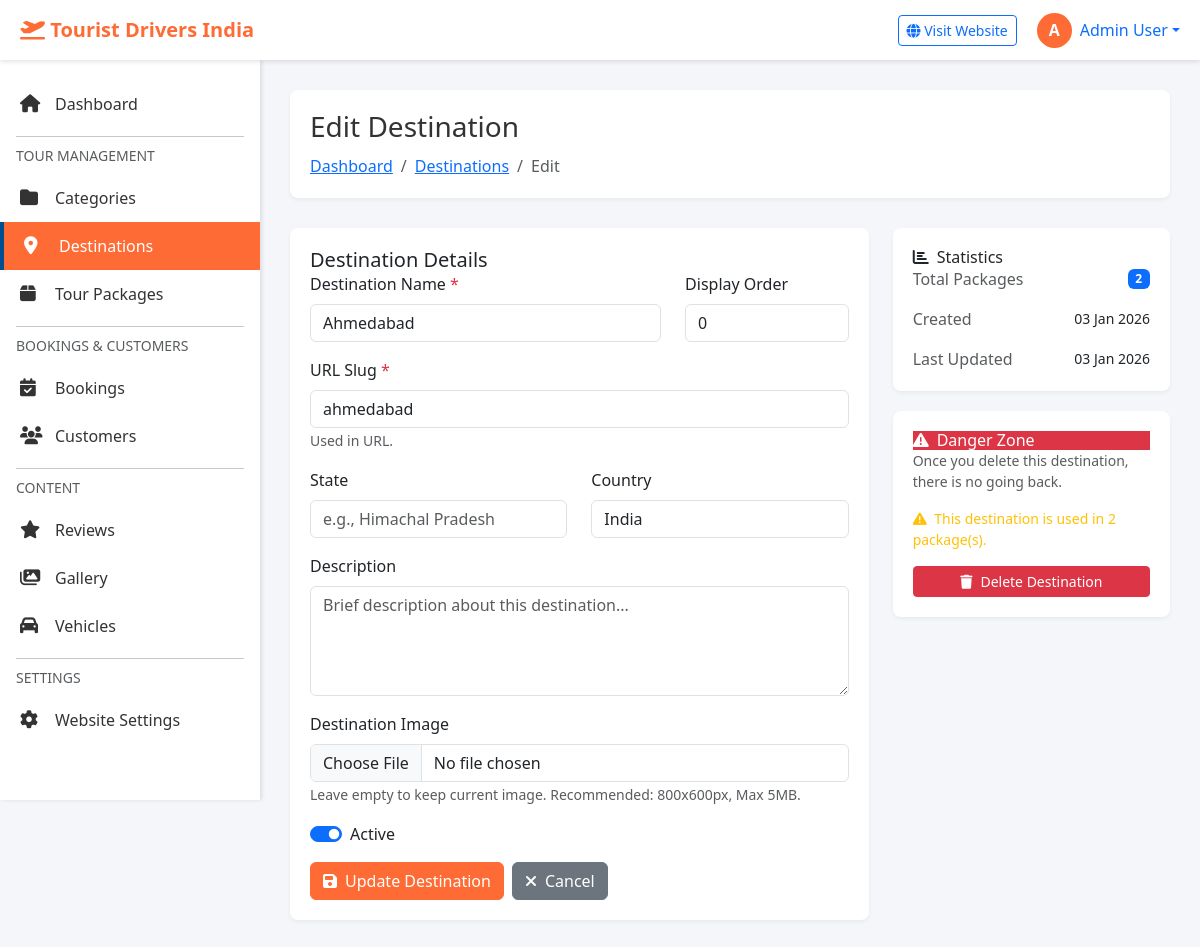
/admin/destinations/edit.php?id=29 (signed in), run on the app's committed database.
### tables this page shows
CREATE TABLE `destinations` (
  `id` int(11) NOT NULL,
  `name` varchar(100) NOT NULL,
  `slug` varchar(100) NOT NULL,
  `state` varchar(100) DEFAULT NULL,
  `country` varchar(100) DEFAULT 'India',
  `description` text DEFAULT NULL,
  `image` varchar(255) DEFAULT NULL,
  `latitude` decimal(10,8) DEFAULT NULL,
  `longitude` decimal(11,8) DEFAULT NULL,
  `is_active` tinyint(1) DEFAULT 1,
  `display_order` int(11) DEFAULT 0,
  `created_at` timestamp NOT NULL DEFAULT current_timestamp(),
  `updated_at` timestamp NOT NULL DEFAULT current_timestamp() ON UPDATE current_timestamp()
);

### admin/includes/functions.php (called while the page is built, shortened)
<?php
function format_date($date) {
    return date('d M Y', strtotime($date));
}
?>

### admin/destinations/edit.php (the view, shortened to what this page needs)
<?php
require_once '../includes/config.php';
require_once '../includes/functions.php';
$id = intval($_GET['id']);
$query = "SELECT * FROM destinations WHERE id = $id";
$result = mysqli_query($conn, $query);
$destination = mysqli_fetch_assoc($result);
$package_count_query = "SELECT COUNT(*) as count FROM package_destinations WHERE destination_id = $id";
$package_count_result = mysqli_query($conn, $package_count_query);
$package_count = mysqli_fetch_assoc($package_count_result)['count'];
include '../includes/header.php';
include '../includes/sidebar.php';
?>
<div class="main-content">
    <div class="page-header">
        <div>
            <h1 class="page-title">Edit Destination</h1>
            <nav aria-label="breadcrumb">
                <ol class="breadcrumb">
                    <li class="breadcrumb-item"><a href="../dashboard.php">Dashboard</a></li>
                    <li class="breadcrumb-item"><a href="index.php">Destinations</a></li>
                    <li class="breadcrumb-item active">Edit</li>
                </ol>
            </nav>
        </div>
    </div>
    <div class="row">
        <div class="col-lg-8">
            <div class="admin-card">
                <div class="card-header">
                    <h5 class="mb-0">Destination Details</h5>
                </div>
                <div class="card-body">
                    <form method="POST" enctype="multipart/form-data">
                        <div class="row">
                            <div class="col-md-8 mb-3">
                                <label class="form-label">Destination Name <span class="text-danger">*</span></label>
                                <input type="text" name="name" id="name" class="form-control"
                                       value="<?php echo htmlspecialchars($destination['name']); ?>"
                                       required>
                            </div>
                            <div class="col-md-4 mb-3">
                                <label class="form-label">Display Order</label>
                                <input type="number" name="display_order" class="form-control"
                                       value="<?php echo $destination['display_order']; ?>">
                            </div>
                        </div>
                        <div class="mb-3">
                            <label class="form-label">URL Slug <span class="text-danger">*</span></label>
                            <input type="text" name="slug" id="slug" class="form-control"
                                   value="<?php echo htmlspecialchars($destination['slug']); ?>"
                                   required>
                            <small class="text-muted">Used in URL.</small>
                        </div>
                        <div class="row">
                            <div class="col-md-6 mb-3">
                                <label class="form-label">State</label>
                                <input type="text" name="state" class="form-control"
                                       value="<?php echo htmlspecialchars($destination['state']); ?>"
                                       placeholder="e.g., Himachal Pradesh">
                            </div>
                            <div class="col-md-6 mb-3">
                                <label class="form-label">Country</label>
                                <input type="text" name="country" class="form-control"
                                       value="<?php echo htmlspecialchars($destination['country']); ?>"
                                       placeholder="e.g., India">
                            </div>
                        </div>
                        <div class="mb-3">
                            <label class="form-label">Description</label>
                            <textarea name="description" class="form-control" rows="4"
                                      placeholder="Brief description about this destination..."><?php echo htmlspecialchars($destination['description']); ?></textarea>
                        </div>
                        <div class="mb-3">
                            <label class="form-label">Destination Image</label>
                            <input type="file" name="image" id="image" class="form-control" accept="image/*">
                            <small class="text-muted">Leave empty to keep current image. Recommended: 800x600px, Max 5MB.</small>
                        </div>
                        <div class="mb-3">
                            <div class="form-check form-switch">
                                <input type="checkbox" name="is_active" class="form-check-input" id="is_active"
                                       <?php echo $destination['is_active'] ? 'checked' : ''; ?>>
                                <label class="form-check-label" for="is_active">Active</label>
                            </div>
                        </div>
                        <div class="d-flex gap-2">
                            <button type="submit" class="btn btn-primary">
                                <i class="fas fa-save me-2"></i>Update Destination
                            </button>
                            <a href="index.php" class="btn btn-secondary">
                                <i class="fas fa-times me-2"></i>Cancel
                            </a>
                        </div>
                    </form>
                </div>
            </div>
        </div>
        <div class="col-lg-4">
            <div class="admin-card">
                <div class="card-header">
                    <h6 class="mb-0"><i class="fas fa-chart-bar me-2"></i>Statistics</h6>
                </div>
                <div class="card-body">
                    <div class="stat-item mb-3">
                        <div class="d-flex justify-content-between align-items-center">
                            <span class="text-muted">Total Packages</span>
                            <span class="badge bg-primary"><?php echo $package_count; ?></span>
                        </div>
                    </div>
                    <div class="stat-item mb-3">
                        <div class="d-flex justify-content-between align-items-center">
                            <span class="text-muted">Created</span>
                            <span class="small"><?php echo format_date($destination['created_at']); ?></span>
                        </div>
                    </div>
                    <div class="stat-item">
                        <div class="d-flex justify-content-between align-items-center">
                            <span class="text-muted">Last Updated</span>
                            <span class="small"><?php echo format_date($destination['updated_at']); ?></span>
                        </div>
                    </div>
                </div>
            </div>
            <div class="admin-card mt-3 border-danger">
                <div class="card-header bg-danger text-white">
                    <h6 class="mb-0"><i class="fas fa-exclamation-triangle me-2"></i>Danger Zone</h6>
                </div>
                <div class="card-body">
                    <p class="text-muted small mb-3">Once you delete this destination, there is no going back.</p>
                    <?php if($package_count > 0): ?>
                        <p class="text-warning small mb-3">
                            <i class="fas fa-warning me-1"></i>
                            This destination is used in <?php echo $package_count; ?> package(s).
                        </p>
                    <?php endif; ?>
                    <a href="delete.php?id=<?php echo $id; ?>"
                       class="btn btn-danger btn-sm w-100"
                       onclick="return confirm('Are you sure you want to delete this destination? This action cannot be undone.')">
                        <i class="fas fa-trash me-2"></i>Delete Destination
                    </a>
                </div>
            </div>
        </div>
    </div>
</div>
<?php include '../includes/footer.php'; ?>

### admin/includes/header.php (style rules this page uses)
:root { --primary-color: #ff6b35; --secondary-color: #004e92; --sidebar-width: 260px; --header-height: 60px; }
* { margin: 0; padding: 0; box-sizing: border-box; }
body { font-family: 'Segoe UI', Tahoma, Geneva, Verdana, sans-serif; background: #f4f6f9; }
.page-header { background: white; padding: 20px; border-radius: 8px; margin-bottom: 30px; box-shadow: 0 2px 4px rgba(0,0,0,0.05); }
.page-header h1 { font-size: 28px; color: #333; margin: 0; }
.page-header .breadcrumb { margin: 10px 0 0 0; background: none; padding: 0; }
.admin-card { background: white; border-radius: 8px; padding: 20px; box-shadow: 0 2px 4px rgba(0,0,0,0.05); margin-bottom: 20px; }
.btn-primary { background: var(--primary-color); border-color: var(--primary-color); }

### data on the page
destinations: name "Ahmedabad", display_order "0", slug "ahmedabad", country "India", is_active "☑", created_at "03 Jan 2026", updated_at "03 Jan 2026"

### other printed values
substr($_SESSION['admin_name'] ?? 'A', 0, 1) "A"
$_SESSION['admin_name'] "Admin User"
$package_count "2"
